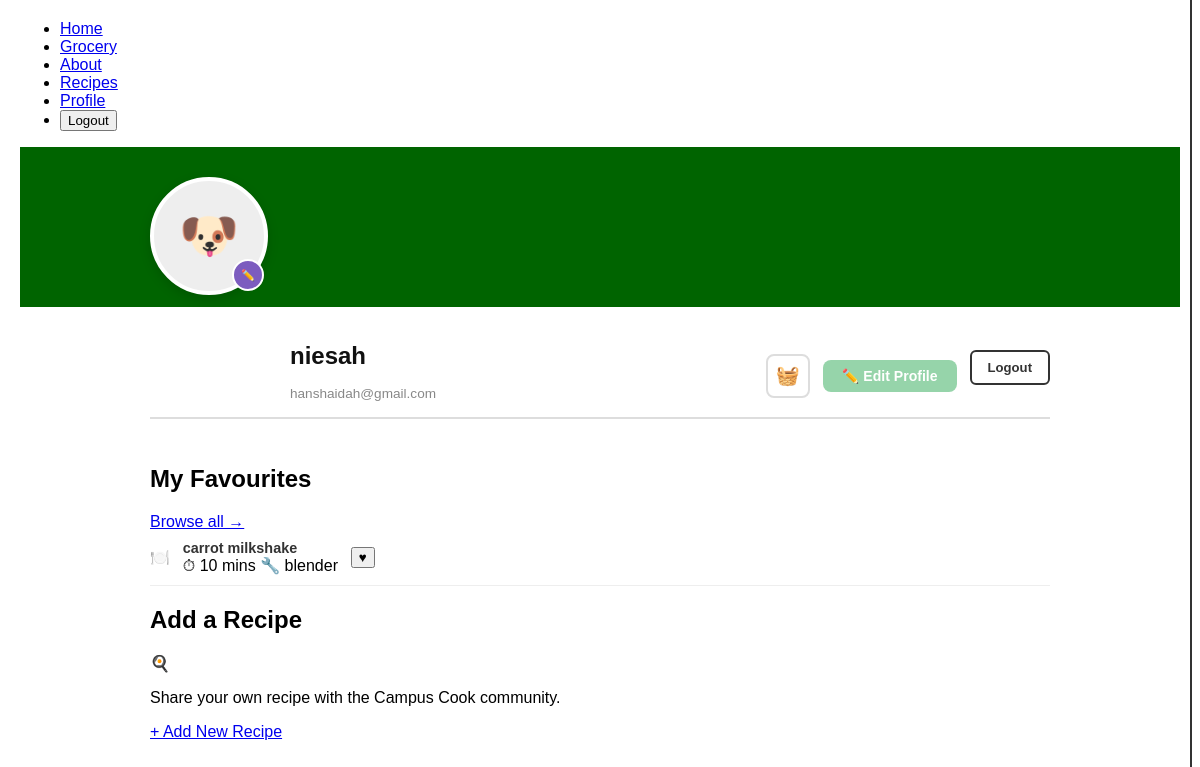
Before: /profile/ (signed in) with the older database file.
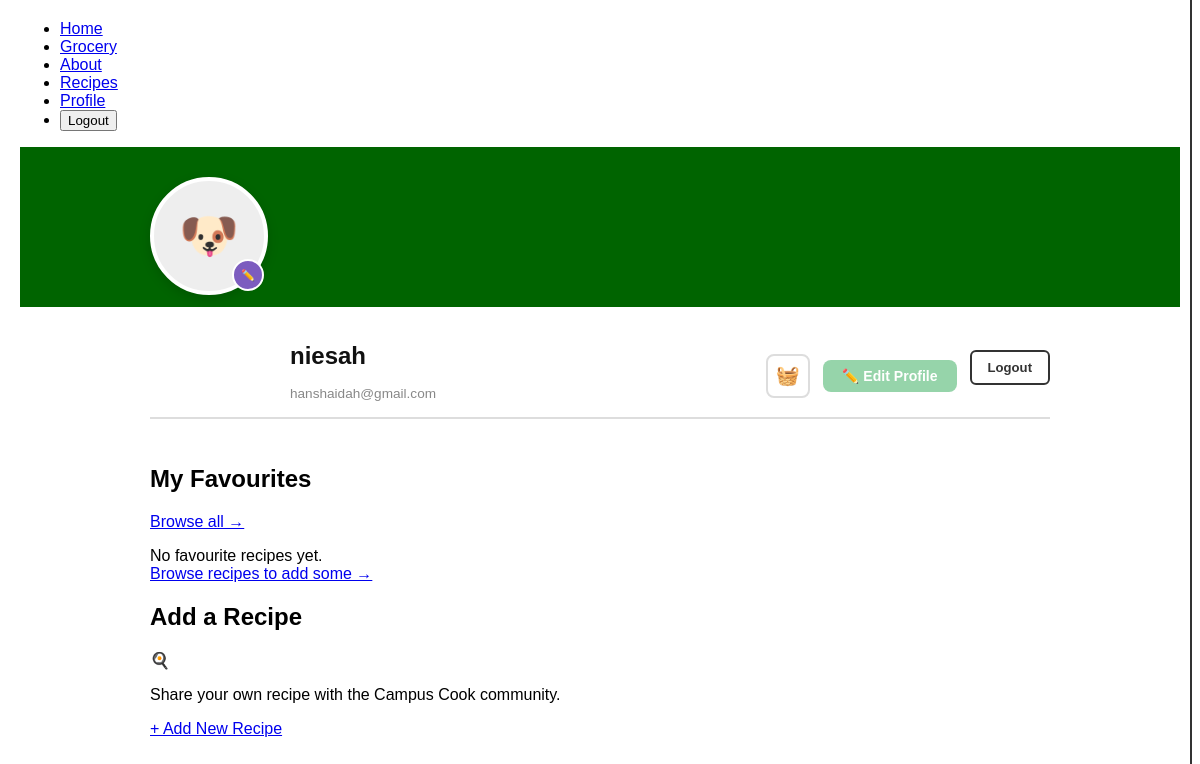
After: the same page with the newer database file.
### pages/models.py (models this page shows, shortened)
class FavouriteRecipe(models.Model):
    user   = models.ForeignKey(
        'pages.AppUser',
        on_delete=models.CASCADE,
        related_name='favourite_recipes'
    )
    recipe = models.ForeignKey(
        Recipe,
        on_delete=models.CASCADE,
        related_name='favourited_by'
    )
    class Meta:
        unique_together = ('user', 'recipe')

class Recipe(models.Model):
    BUDGET_CHOICES = [
        ('low',    'Below RM5'),
        ('medium', 'RM5 – RM15'),
        ('high',   'Above RM15'),
    ]
    name         = models.CharField(max_length=100)
    ingredients  = models.ManyToManyField(
        Ingredient,
        blank=True,
        related_name='recipes'
    )
    cooking_time = models.IntegerField()
    appliance    = models.CharField(max_length=100)
    instructions = models.TextField()
    image_url    = models.URLField(max_length=500, null=True, blank=True)
    is_halal     = models.BooleanField(default=True)
    budget       = models.CharField(
        max_length=10, choices=BUDGET_CHOICES, default='low'
    )
    filters      = models.ManyToManyField(RecipeFilter, blank=True)
    user         = models.ForeignKey(
        'pages.AppUser',
        on_delete=models.CASCADE,
        related_name='recipes'
    )

### pages/views.py (the view)
# urls.py: path("profile/", views.profile, name="profile"),
@login_required
def profile(request):
    favourites = FavouriteRecipe.objects.select_related('recipe').filter(user=request.user)
    return render(request, 'pages/user_profile.html', {
        'user':              request.user,
        'favourites': favourites,
    })

### pages/templates/pages/user_profile.html (shortened to what this page needs)
{% extends 'pages/base.html' %}
{% block content %}
<div class="profile-banner"></div>
<div class="profile-header">
  <div class="avatar-wrapper">
    <div class="avatar" id="avatarDisplay">
      <span id="avatarEmoji">🐶</span>
    </div>
    <label class="avatar-edit-btn" title="Change photo">
      ✏️
    </label>
  </div>
  <div class="profile-info-row">
    <div class="profile-name">
      <h1 id="displayName">{{ user.username }}</h1>
      <span id="displayEmail">{{ user.email|default:user.username }}</span>
    </div>
    <div class="profile-actions">
      <a href="{% url 'grocery' %}" class="icon-btn" title="My Grocery List">🧺</a>
      <button class="btn-edit-profile" onclick="toggleEdit()">✏️ Edit Profile</button>
      <form method="POST" action="{% url 'logout' %}" style="display:inline;">
        <button type="submit" class="btn-logout">Logout</button>
      </form>
    </div>
  </div>
</div>
<div class="main-content">
  <div class="two-col">
    <section class="profile-section col-left">
      <div class="col-header">
        <h2>My Favourites</h2>
        <a href="{% url 'recipe_list' %}" class="col-link">Browse all →</a>
      </div>
      <div class="fav-list">
        {% for fav in favourites %}
          <div
            class="fav-item"
            onclick="window.location.href='{% url 'recipe_detail' fav.recipe.id %}'"
          >
            {% if fav.recipe.image_url %}
              <img src="{{ fav.recipe.image_url }}" alt="{{ fav.recipe.name }}" class="fav-thumb">
            {% else %}
              <div class="fav-thumb fav-thumb-placeholder">🍽️</div>
            {% endif %}
            <div class="fav-info">
              <span class="fav-name">{{ fav.recipe.name }}</span>
              <div class="fav-meta">
                <span>⏱ {{ fav.recipe.cooking_time }} mins</span>
                <span>🔧 {{ fav.recipe.appliance }}</span>
              </div>
            </div>
            <button
              class="btn-unfav"
              data-recipe-id="{{ fav.recipe.id }}"
              onclick="event.stopPropagation(); unfavourite(this, {{ fav.recipe.id }})"
              title="Remove from favourites"
            >♥</button>
          </div>
        {% empty %}
          <p class="empty-msg">
            No favourite recipes yet.<br>
            <a href="{% url 'recipe_list' %}">Browse recipes to add some →</a>
          </p>
        {% endfor %}
      </div>
    </section>
    <section class="profile-section col-right">
      <div class="col-header">
        <h2>Add a Recipe</h2>
      </div>
      <div class="add-recipe-panel">
        <div class="add-recipe-icon">🍳</div>
        <p>Share your own recipe with the Campus Cook community.</p>
        <a href="{% url 'add_recipe' %}" class="btn-add-recipe">+ Add New Recipe</a>
      </div>
    </section>
  </div>
</div>
<div class="fav-panel" id="favPanel">
</div>
{% endblock %}

Changed rows visible on the page:
removed FavouriteRecipe: recipe.name "carrot milkshake", recipe.cooking_time "10", recipe.appliance "blender"
Other visible differences:
text now shown: "No favourite recipes yet. Browse recipes to add some →"
